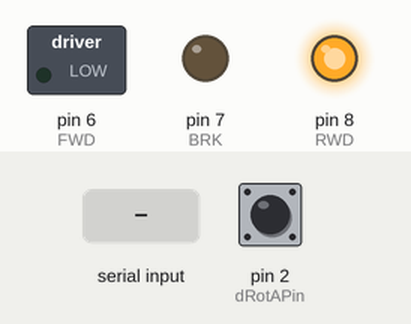
The sketch below on a simulated Arduino Uno, built with avr-gcc and run on an emulated ATmega328P. Shown: switched loads named in the sketch (green lamp = pin HIGH), output pins drawn as LEDs (lit = HIGH). The inputs (shaded band) are chosen by the test bench; at power-on: pin 2 (dRotAPin) HIGH. What the sketch prints to the serial monitor is not drawn.

Above: at 1.2 s.
1.3 s: "e" received over Serial
At 2.1 s:
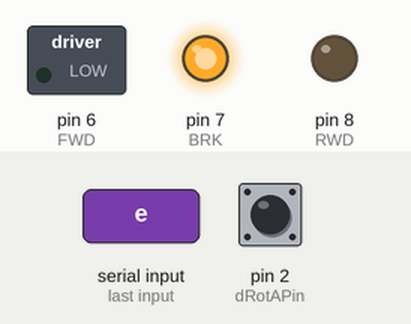
2.8 s: "s" received over Serial
At 3.7 s:
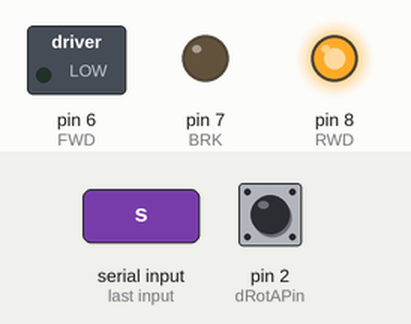
Timing chart, 0 to 5.8 s (numbered marks = the images above; inputs shaded):
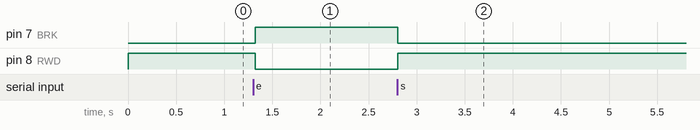

Measured:
- after the input at 1.3 s, pin 7 (BRK): LOW → HIGH at once; pin 8 (RWD): HIGH → LOW at once
- after the input at 2.8 s, pin 7 (BRK): HIGH → LOW at once; pin 8 (RWD): LOW → HIGH at once

The sketch:

MotorWithRotaryEncoder.ino
```cpp
// 一周10000パルス
int MAX_ROT_ANGLE = 30000;
int MIN_ROT_ANGLE = -100;
int STOP_THRESHOLD = 100;

// モーター関連ピン
int FWD = 6;
int BRK = 7;
int RWD = 8;

// ロータリーエンコーダーの配線に合わせる
int dRotAPin  = 2;
int dRotBPin  = 4;
int dRotZPin  = 3;
int R_count   = 0;
// ロータリーエンコーダーの状態を記憶する
// 割り込み中に変化する変数はvolatileをつけて宣言する
volatile int m_nOldRot = 0;
volatile long m_nValue  = 0L;

boolean rev_right = true;
boolean loop_mode = true;

void setup()
{
  // ピンの設定
  pinMode(FWD,OUTPUT);
  pinMode(BRK,OUTPUT);
  pinMode(RWD,OUTPUT);
  // INPUTモードにします。
  pinMode(dRotAPin, INPUT);
  pinMode(dRotBPin, INPUT);
  pinMode(dRotZPin, INPUT);

  // プルアップを有効にします
  digitalWrite(dRotAPin, HIGH);
  digitalWrite(dRotBPin, HIGH);
  digitalWrite(dRotZPin, HIGH);

  // 外部割り込みを設定します
  // D2ピンが 変化 した時にrotRotEnd()を呼び出します
  attachInterrupt(0, rotRotEnc, CHANGE);
  //シリアル通信速度を設定します
  Serial.begin(9600);
}

void loop()
{
  // シリアル通信に"e"が来てたら終了
  if( Serial.available() > 0){
    char recive = Serial.read();
    if( recive == 's'){
      loop_mode = true;
    }
    else if(recive == 'e'){
      loop_mode = false;
    }
  }

  // 周期的に回転させる処理
  if(loop_mode){
    Serial.println(m_nValue);
     if(m_nValue > MAX_ROT_ANGLE){
      rev_right = false;
    }
    else if(m_nValue < MIN_ROT_ANGLE){
      rev_right = true;
    }
    if(rev_right){
      revRight();
    }
    else{
      revLeft();
    }
    delay(30);
  }
  // 回転角度を0に戻す処理
  else{
    if(m_nValue > STOP_THRESHOLD){
      revLeft();
    }
    else if( m_nValue < -STOP_THRESHOLD ){
      revRight();
    }
    else{
      revStop();
    }
    delay(5);
  }

}

void revRight(){
  digitalWrite(FWD,LOW);
  digitalWrite(RWD,HIGH);
  digitalWrite(BRK,LOW);
}

void revLeft(){
  digitalWrite(FWD,HIGH);
  digitalWrite(RWD,LOW);
  digitalWrite(BRK,LOW);
}

void revStop(){
  digitalWrite(FWD,LOW);
  digitalWrite(RWD,LOW);
  digitalWrite(BRK,HIGH);
}

// 外部割り込みから呼び出される変数
void rotRotEnc(void)
{
  int valA = PIND & _BV(2);
  int valB = PIND & _BV(4);

  if(!valA){  // ロータリーエンコーダー回転開始
    if(valB){
      //右回転
      m_nOldRot = 1;
    } else {
      //左回転
      m_nOldRot = -1;
    }
  } else {  // ロータリーエンコーダー回転停止
    if(valB){
      if(m_nOldRot == -1){
        // 左回転の時の処理
        m_nValue--;
      }
    } else {
      if(m_nOldRot == 1){
        //右回転の時の処理
        m_nValue++;
      }
    }
    // ここでロータリーエンコーダーの状態をクリア
    m_nOldRot = 0;
  }
}
```
